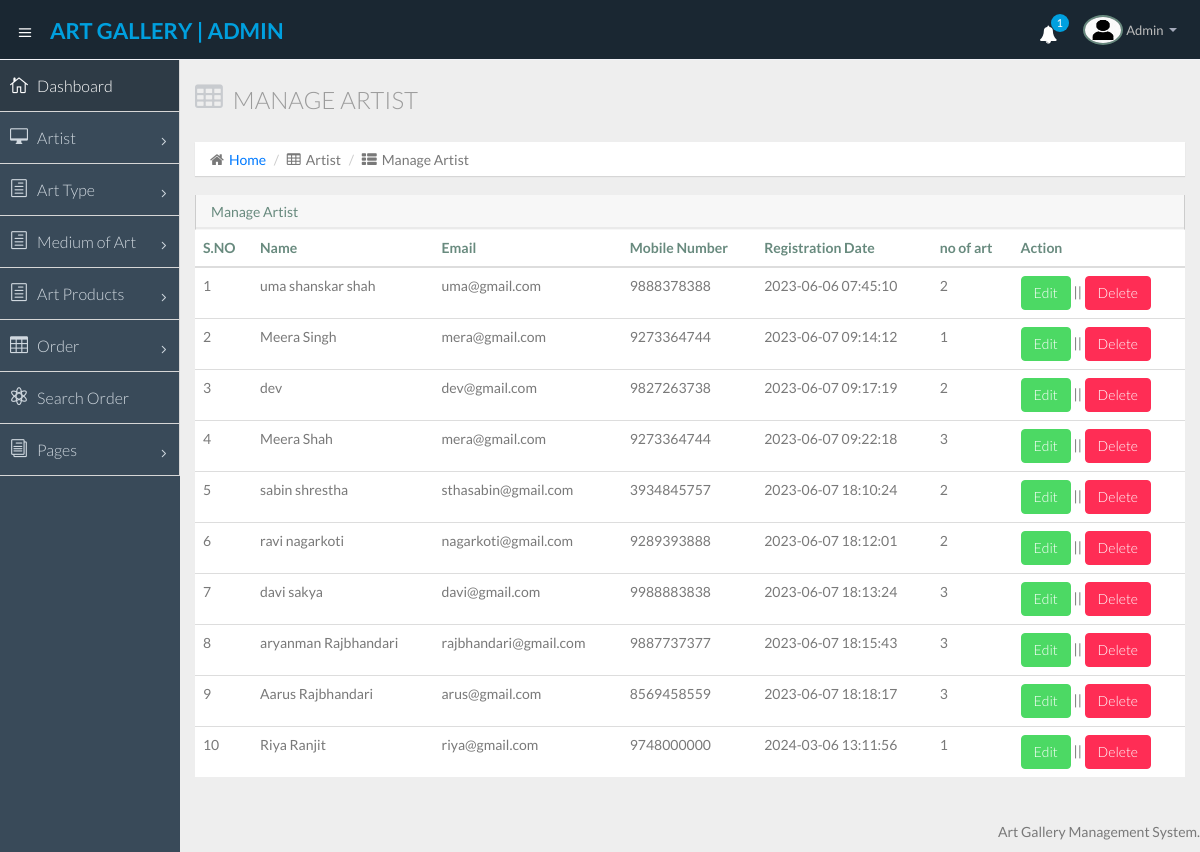
The page /admin/manage-artist.php (signed in) on the database its author committed.
### tables this page shows
CREATE TABLE `tblartist` (
  `ID` int(10) NOT NULL,
  `Name` varchar(250) DEFAULT NULL,
  `MobileNumber` bigint(10) DEFAULT NULL,
  `Email` varchar(250) DEFAULT NULL,
  `Education` mediumtext DEFAULT NULL,
  `Award` mediumtext DEFAULT NULL,
  `Profilepic` varchar(250) DEFAULT NULL,
  `CreationDate` timestamp NULL DEFAULT current_timestamp()
);

### admin/manage-artist.php (the view, shortened to what this page needs)
<?php
include('includes/dbconnection.php');
if (strlen($_SESSION['agmsaid']==0)) {
  header('location:logout.php');
  } else{
  ?>
<!DOCTYPE html>
<html lang="en">
<head>
  <link href="css/bootstrap.min.css" rel="stylesheet">
  <link href="css/bootstrap-theme.css" rel="stylesheet">
  <link href="css/elegant-icons-style.css" rel="stylesheet" />
  <link href="css/font-awesome.min.css" rel="stylesheet" />
  <link href="css/style.css" rel="stylesheet">
  <link href="css/style-responsive.css" rel="stylesheet" />
</head>
<body>
  <section id="container" class="">
    <?php include_once('includes/header.php');?>
    <?php include_once('includes/sidebar.php');?>
    <section id="main-content">
      <section class="wrapper">
        <div class="row">
          <div class="col-lg-12">
            <h3 class="page-header"><i class="fa fa-table"></i> Manage Artist</h3>
            <ol class="breadcrumb">
              <li><i class="fa fa-home"></i><a href="dashboard.php">Home</a></li>
              <li><i class="fa fa-table"></i>Artist</li>
              <li><i class="fa fa-th-list"></i>Manage Artist</li>
            </ol>
          </div>
        </div>
        <div class="row">
          <div class="col-sm-12">
            <section class="panel">
              <header class="panel-heading">
                Manage Artist
              </header>
              <table class="table">
                <thead>
                                            <tr>
                  <th>S.NO</th>
                    <th>Name</th>
                    <th>Email</th>
                    <th>Mobile Number</th>
                    <th>Registration Date</th>
                    <th>no of art</th>
                          <th>Action</th>
                </tr>
                                        </thead>
               <?php
$ret=mysqli_query($con,"select *  from  tblartist");
$cnt=1;
while ($row=mysqli_fetch_array($ret)) {
  $id = $row['ID'];
  $artist = "SELECT * FROM tblartproduct WHERE Artist='$id' ";
  $artresult = mysqli_query($con, $artist);
  $artcount = mysqli_num_rows($artresult);
?>
                <tr>
                  <td><?php echo $cnt;?></td>
            <td><?php  echo $row['Name'];?></td>
                <td><?php  echo $row['Email'];?></td>
                  <td><?php  echo $row['MobileNumber'];?></td>
                  <td><?php  echo $row['CreationDate'];?></td>
                  <td><?php  echo $artcount;?></td>
                  <td><a href="edit-artist-detail.php?editid=<?php echo $row['ID'];?>" class="btn btn-success">Edit</a> || <a href="manage-artist.php?delid=<?php echo $row['ID'];?>" class="btn btn-danger">Delete</a></td>
                </tr>
                <?php
$cnt=$cnt+1;
}?>
              </table>
            </section>
          </div>
        </div>
      </section>
    </section>
    <?php include_once('includes/footer.php');?>
  </section>
</body>
</html>
<?php }  ?>

### admin/includes/header.php (shortened to what this page needs)
   <?php
include('includes/dbconnection.php');
?>
   <header class="header dark-bg">
      <div class="toggle-nav">
        <div class="icon-reorder tooltips" data-original-title="Toggle Navigation" data-placement="bottom"><i class="icon_menu"></i></div>
      </div>
<?php
$adid=$_SESSION['agmsaid'];
$ret=mysqli_query($con,"select AdminName from tbladmin where ID='$adid'");
$row=mysqli_fetch_array($ret);
$name=$row['AdminName'];
?>
      <a href="dashboard.php" class="logo"><span class="lite"><strong> ART GALLERY | Admin</strong></span></a>
      <div class="top-nav notification-row">
        <ul class="nav pull-right top-menu">
          <li id="alert_notificatoin_bar" class="dropdown">
            <?php
$ret1=mysqli_query($con,"select *from  tblorder where (Status='' ||  Status is null)");
$num1=mysqli_num_rows($ret1);?>
            <a data-toggle="dropdown" class="dropdown-toggle" href="#">
                            <i class="fa fa-bell" style="color:#fff;"></i>
                            <span class="badge bg-important"><?php echo $num1;?></span>
                        </a>
          </li>
          <li class="dropdown">
            <a data-toggle="dropdown" class="dropdown-toggle" href="#">
                            <span class="profile-ava">
                                <img alt="" src="images/av1.jpg" width="40" height="30">
                            </span>
                            <span class="username"><?php echo $name; ?></span>
                            <b class="caret"></b>
                        </a>
          </li>
        </ul>
      </div>
    </header>

### rows shown on the page
tblartist: Name "uma shanskar shah", Email "uma@gmail.com", MobileNumber "9888378388", CreationDate "2023-06-06 07:45:10", artcount "2"
tblartist: Name "Meera Singh", Email "mera@gmail.com", MobileNumber "9273364744", CreationDate "2023-06-07 09:14:12", artcount "1"
tblartist: Name "dev", Email "dev@gmail.com", MobileNumber "9827263738", CreationDate "2023-06-07 09:17:19", artcount "2"
tblartist: Name "Meera Shah", Email "mera@gmail.com", MobileNumber "9273364744", CreationDate "2023-06-07 09:22:18", artcount "3"
tblartist: Name "sabin shrestha", Email "sthasabin@gmail.com", MobileNumber "3934845757", CreationDate "2023-06-07 18:10:24", artcount "2"
tblartist: Name "ravi nagarkoti", Email "nagarkoti@gmail.com", MobileNumber "9289393888", CreationDate "2023-06-07 18:12:01", artcount "2"
tblartist: Name "davi sakya", Email "davi@gmail.com", MobileNumber "9988883838", CreationDate "2023-06-07 18:13:24", artcount "3"
tblartist: Name "aryanman Rajbhandari", Email "rajbhandari@gmail.com", MobileNumber "9887737377", CreationDate "2023-06-07 18:15:43", artcount "3"
tblartist: Name "Aarus Rajbhandari", Email "arus@gmail.com", MobileNumber "8569458559", CreationDate "2023-06-07 18:18:17", artcount "3"
tblartist: Name "Riya Ranjit", Email "riya@gmail.com", MobileNumber "9748000000", CreationDate "2024-03-06 13:11:56", artcount "1"

### other values the page prints
$num1 "1"
$name "Admin"
